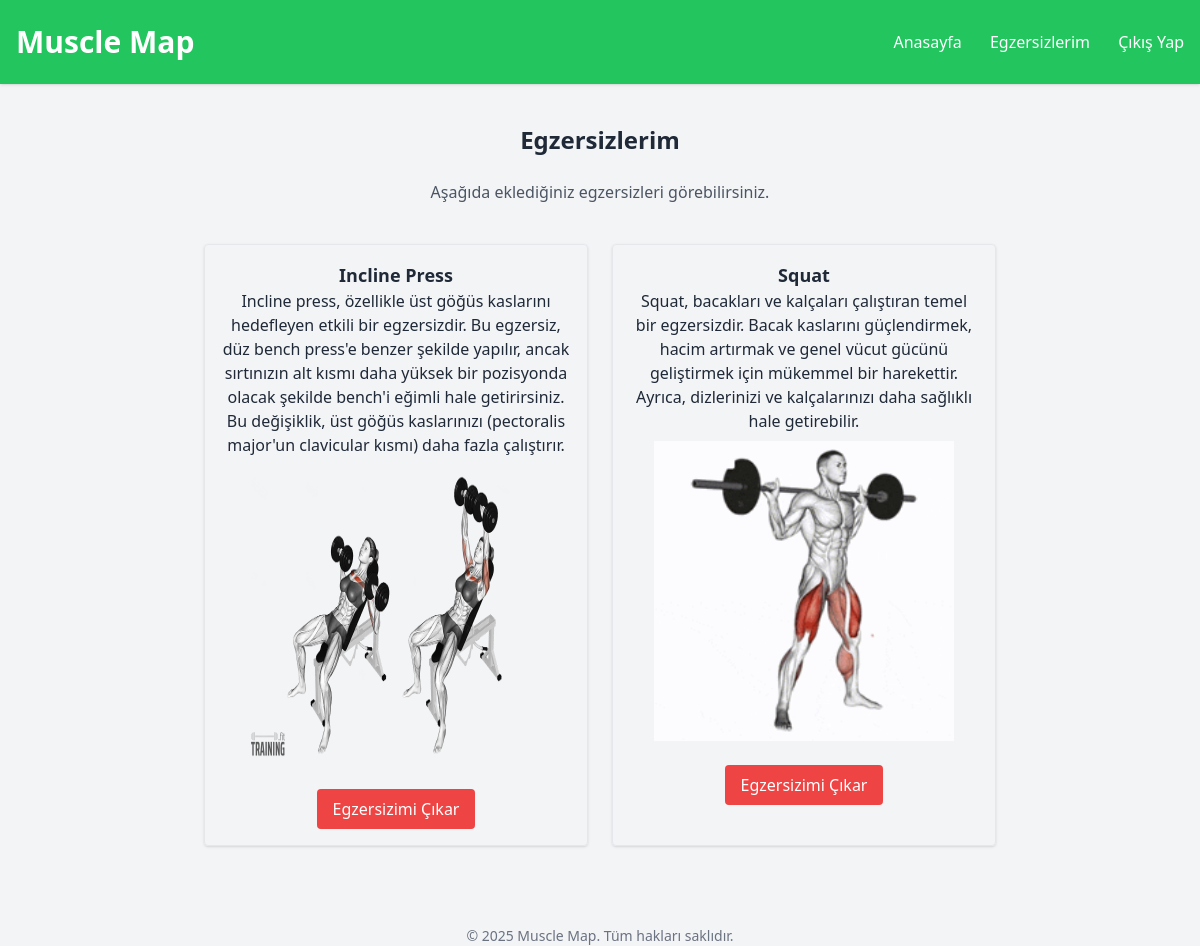
/my-exercises/ (signed in), run on the app's committed database.
### exercises/models.py (models this page shows)
class Exercise(models.Model):
    name = models.CharField(max_length=100)
    description = models.TextField()
    muscle_group = models.CharField(
        max_length=20,
        choices=MuscleGroup.choices,
        default=MuscleGroup.CHEST,
    )
    image = models.ImageField(upload_to="exercise_images/", blank=True, null=True)
    def __str__(self):
        return self.name

### exercises/views.py (the view)
# urls.py: path("my-exercises/", views.my_exercises, name="my_exercises"),
@login_required
def my_exercises(request):
    user_exercises = UserExercise.objects.filter(user=request.user).select_related(
        "exercise"
    )
    exercises = [ue.exercise for ue in user_exercises]
    print(exercises)
    return render(request, "my_exercises.html", {"exercises": exercises})

### templates/my_exercises.html (shortened to what this page needs)
{% extends 'base.html' %}
{% block content %}
    <div class="text-center">
        <h2 class="text-2xl font-semibold mb-6">Egzersizlerim</h2>
        <p class="mb-10 text-gray-600">Aşağıda eklediğiniz egzersizleri görebilirsiniz.</p>
        <div class="flex flex-wrap justify-center gap-6">
            {% for exercise in exercises %}
                <div class="border p-4 rounded shadow w-96 text-center">
                    <h3 class="text-lg font-bold">{{ exercise.name }}</h3>
                    <p class="mb-2">{{ exercise.description }}</p>
                    {% if exercise.image %}
                        <div class="flex justify-center mb-2">
                            <img src="{{ exercise.image.url }}" alt="{{ exercise.name }}" style="width: 300px; height: 300px;">
                        </div>
                    {% endif %}
                    <form method="POST" action="{% url 'remove_from_my_exercises' exercise.id %}">
                        <button type="submit" class="bg-red-500 hover:bg-red-600 text-white px-4 py-2 rounded mt-4">
                            Egzersizimi Çıkar
                        </button>
                    </form>
                </div>
            {% empty %}
                <p>Hiç egzersiz bulunamadı.</p>
            {% endfor %}
        </div>
    </div>
{% endblock %}

### templates/base.html (shortened to what this page needs)
{% load static %}
<!DOCTYPE html>
<html lang="tr">
<head>
    <script src="https://cdn.tailwindcss.com"></script>
</head>
<body class="bg-gray-100 font-sans text-gray-800">
    <header class="bg-green-500 shadow">
        <div class="max-w-7xl mx-auto py-6 px-4 flex justify-between items-center">
            <h1 class="text-3xl font-bold text-white">Muscle Map</h1>
            <div class="space-x-6">
                <a href="{% url 'home' %}" class="text-white hover:text-gray-300">Anasayfa</a>
                {% if user.is_authenticated %}
                    <a href="{% url 'my_exercises' %}" class="text-white hover:text-gray-300">Egzersizlerim</a>
                    <a href="{% url 'logout' %}" class="text-white hover:text-gray-300">Çıkış Yap</a>
                {% else %}
                    <a href="{% url 'login' %}" class="text-white hover:text-gray-300">Giriş Yap</a>
                    <a href="{% url 'register' %}" class="text-white hover:text-gray-300">Kayıt Ol</a>
                {% endif %}
            </div>
        </div>
    </header>
    <main class="max-w-4xl mx-auto mt-10 px-4">
        {% block content %}
        {% endblock %}
    </main>
    <footer class="mt-20 text-center text-gray-500 text-sm">
        &copy; 2025 Muscle Map. Tüm hakları saklıdır.
    </footer>
</body>
</html>

### data on the page
Exercise: name "Incline Press", description "Incline press, özellikle üst göğüs kaslarını hedefleyen etkili bir egzersizdir. Bu egzersiz, düz bench press'e benzer şekilde yapılır, ancak sırtınızın alt kısmı daha yüksek bir pozisyonda olacak şekilde bench'i eğimli hale getirirsiniz. Bu değişiklik, üst göğüs kaslarınızı (pectoralis major'un clavicular kısmı) daha fazla çalıştırır.", image (picture)
Exercise: name "Squat", description "Squat, bacakları ve kalçaları çalıştıran temel bir egzersizdir. Bacak kaslarını güçlendirmek, hacim artırmak ve genel vücut gücünü geliştirmek için mükemmel bir harekettir. Ayrıca, dizlerinizi ve kalçalarınızı daha sağlıklı hale getirebilir.", image (picture)
